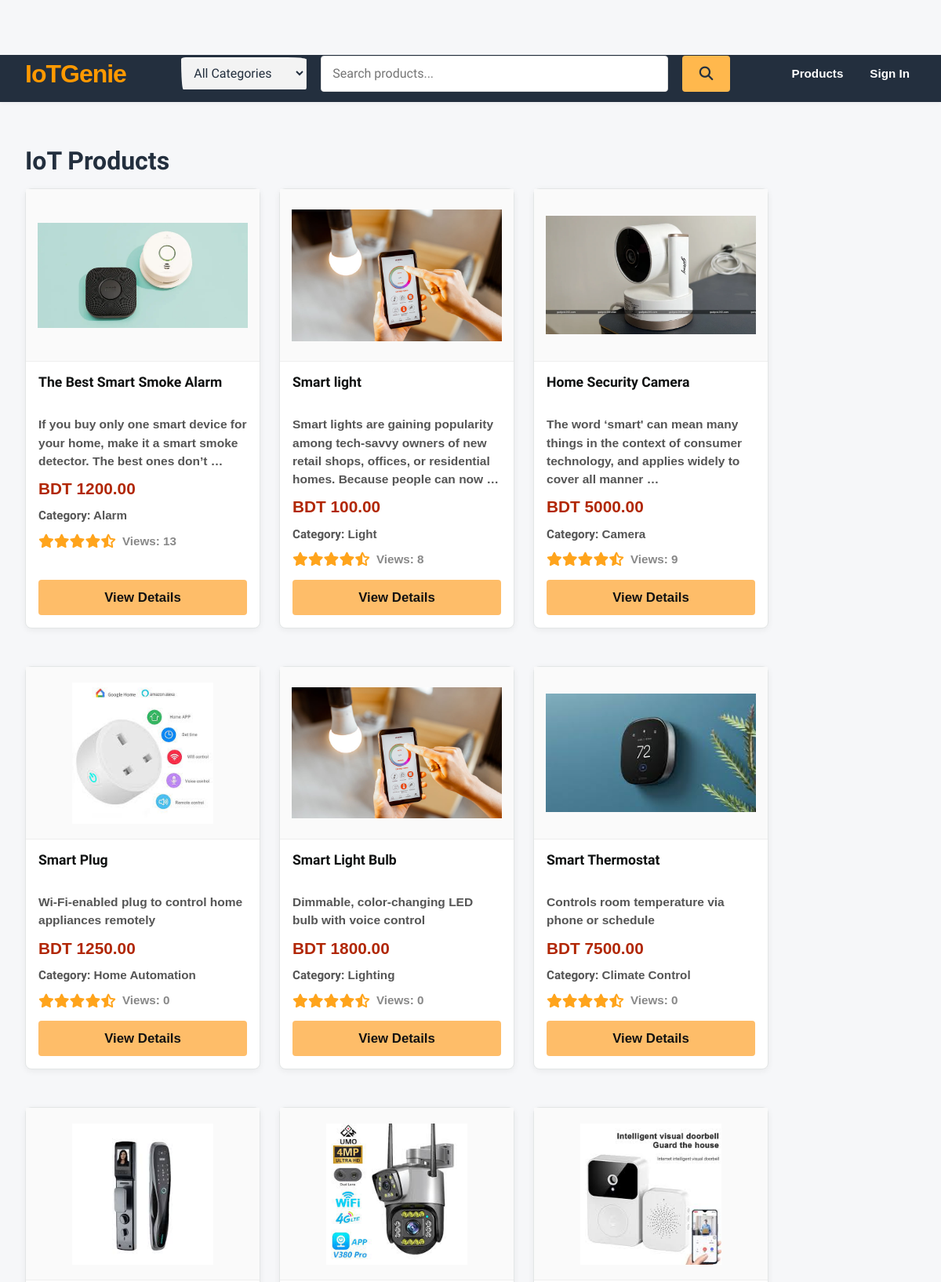
/products/ (upper part), run on an earlier commit of the app's database.
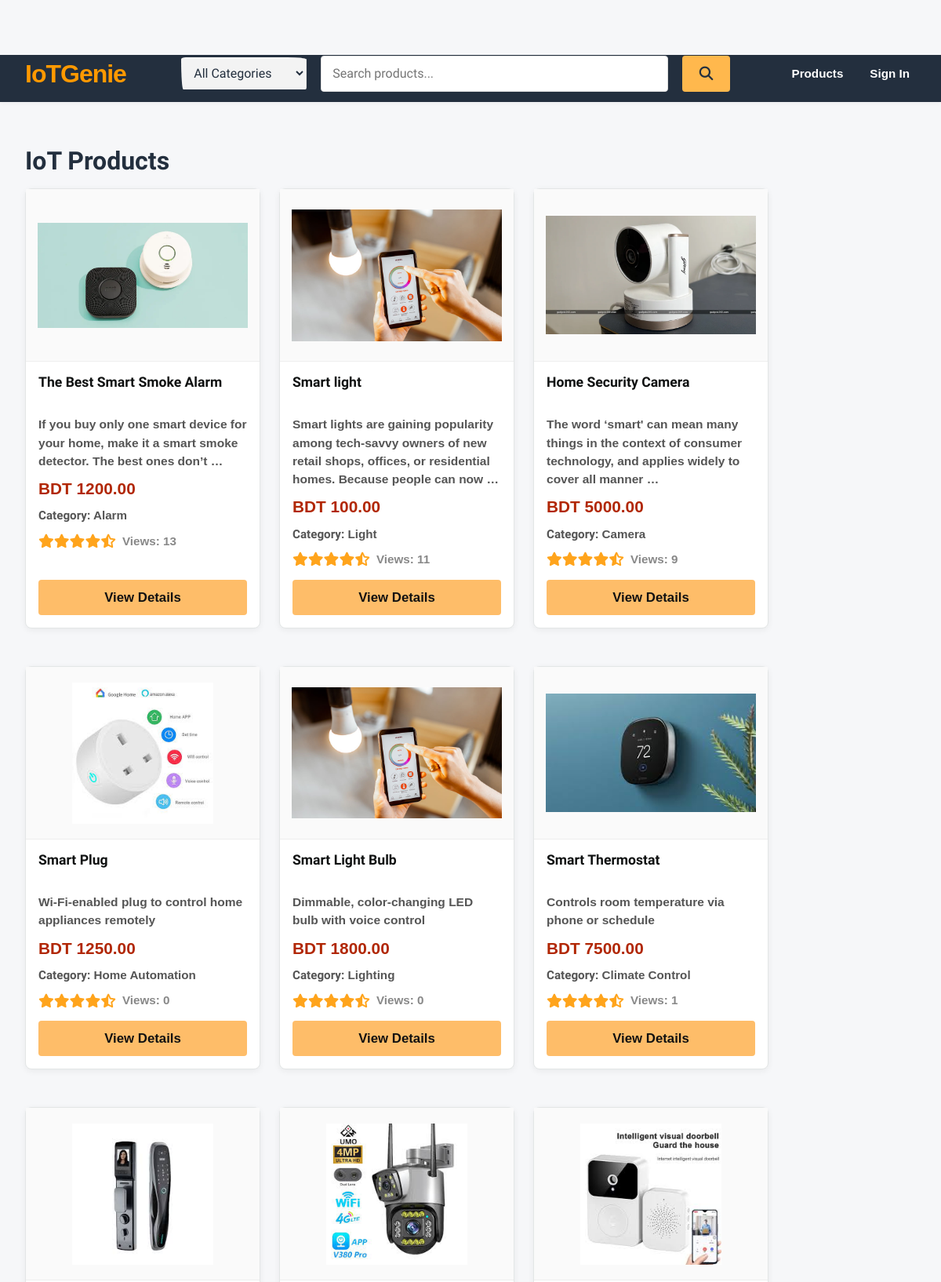
And on a later commit of the database.
### shop/models.py (models this page shows, shortened)
class Product(models.Model):
    name = models.CharField(max_length=200)
    description = models.TextField()
    price = models.DecimalField(max_digits=10, decimal_places=2)
    category = models.CharField(max_length=100)
    image = models.ImageField(upload_to='products/', null=True, blank=True)
    view_count = models.PositiveIntegerField(default=0)

### shop/views.py (the view)
# urls.py: path('', lambda request: redirect('product_list'), name='home'),
def product_list(request):
    products = Product.objects.all()
    search_query = request.GET.get('search', '')
    category_filter = request.GET.get('category', '')
    if search_query:
        products = products.filter(
            Q(name__icontains=search_query) | Q(description__icontains=search_query)
        )
    if category_filter:
        products = products.filter(category=category_filter)
    categories = Product.objects.values_list('category', flat=True).distinct()
    return render(request, 'product_list.html', {
        'products': products,
        'categories': categories,
        'search_query': search_query,
        'category_filter': category_filter
    })

### templates/product_list.html (shortened to what this page needs)
{% extends 'base.html' %}
{% block content %}
<h1 style="font-size:2rem; font-weight:700; margin: 24px 0 16px 0; color:#232f3e;">IoT Products</h1>
<div style="display:flex; flex-wrap:wrap; gap:24px; justify-content:flex-start;">
    {% for product in products %}
    <div style="background:#fff; border:1px solid #e3e6e6; border-radius:8px; box-shadow:0 2px 8px rgba(0,0,0,0.06); width:300px; margin-bottom:24px; display:flex; flex-direction:column;">
        {% if product.image %}
        <div style="background:#fafafa; border-bottom:1px solid #eee; display:flex; align-items:center; justify-content:center; height:220px;">
            <img src="{{ product.image.url }}" alt="{{ product.name }}" style="max-height:180px; max-width:90%; object-fit:contain; margin:auto;">
        </div>
        {% endif %}
        <div style="padding:16px; flex:1; display:flex; flex-direction:column; justify-content:space-between;">
            <h5 style="font-size:1.1rem; font-weight:700; color:#0f1111; margin-bottom:8px; min-height:2.5em;">{{ product.name }}</h5>
            <p style="font-size:0.97rem; color:#555; margin-bottom:8px; min-height:3em;">{{ product.description|truncatewords:20 }}</p>
            <div style="margin-bottom:8px;">
                <span style="font-size:1.3rem; font-weight:700; color:#B12704;">BDT {{ product.price }}</span>
            </div>
            <div style="font-size:0.95rem; color:#555; margin-bottom:8px;">
                <strong>Category:</strong> {{ product.category }}
            </div>
            <div style="display:flex; align-items:center; gap:8px; margin-bottom:12px;">
                <span style="color:#ffa41c; font-size:1.1rem;">
                    <i class="fa fa-star"></i><i class="fa fa-star"></i><i class="fa fa-star"></i><i class="fa fa-star"></i><i class="fa fa-star-half-alt"></i>
                </span>
                <span style="font-size:0.95rem; color:#888;">Views: {{ product.view_count|default:0 }}</span>
            </div>
            <a href="{% url 'product_detail' product.id %}" style="background:#febd69; color:#111; font-weight:700; border:none; border-radius:4px; padding:10px 0; text-align:center; text-decoration:none; font-size:1.05rem; display:block; margin-top:auto; transition:background 0.2s;">View Details</a>
        </div>
    </div>
    {% empty %}
    <p>No products available.</p>
    {% endfor %}
</div>
{% endblock %}

### templates/base.html (shortened to what this page needs)
{% load static %}
<!DOCTYPE html>
<html lang="en">
<head>
    <link href="https://cdnjs.cloudflare.com/ajax/libs/font-awesome/6.4.2/css/all.min.css" rel="stylesheet">
    <link href="{% static 'css/sketchy-bootstrap.min.css' %}" rel="stylesheet">
</head>
<body>
    <header class="iotgenie-header">
        <div class="container">
            <a class="iotgenie-logo" href="{% url 'product_list' %}">IoTGenie</a>
            <form method="get" action="{% url 'product_list' %}" class="iotgenie-search" id="search-form" autocomplete="off" style="position:relative;">
                <select name="category" id="category-select" onchange="this.form.submit()">
                    <option value="" {% if not category_filter %}selected{% endif %}>All Categories</option>
                </select>
                <input type="text" name="search" id="search-input" placeholder="Search products..." value="{{ search_query }}" autocomplete="off">
                <button type="submit"><i class="fa fa-search"></i></button>
            </form>
            <nav class="iotgenie-nav">
                <a href="{% url 'product_list' %}">Products</a>
                {% if user.is_authenticated %}
                <a href="{% url 'order_list' %}">Returns & Orders</a>
                <a href="{% url 'cart_detail' %}" class="iotgenie-cart" title="Cart">
                    <i class="fa fa-shopping-cart"></i>
                    Cart
                </a>
                <form action="{% url 'logout' %}" method="post" class="d-inline">
                    {% csrf_token %}
                    <button type="submit" class="nav-link">Logout</button>
                </form>
                <a href="{% url 'profile' %}" title="Profile">
                    <i class="fa fa-user-circle"></i>
                </a>
                {% else %}
                <a href="{% url 'login' %}">Sign In</a>
                {% endif %}
            </nav>
        </div>
    </header>
    <main class="container">
        {% block content %}{% endblock %}
    </main>
</body>
</html>

### templates/base.html (style rules this page uses)
body { padding-top: 70px; display: flex; flex-direction: column; min-height: 100vh; font-family: 'Arial', 'Helvetica Neue', Helvetica, sans-serif; background: #f6f7f9; }
.iotgenie-header { background: #232f3e; color: #fff; padding: 0; min-height: 60px; width: 100%; box-shadow: 0 2px 4px rgba(0,0,0,0.04); }
.iotgenie-header .container { display: flex; align-items: center; justify-content: space-between; max-width: 1440px; margin: 0 auto; padding: 0 32px; }
.iotgenie-logo { font-size: 2rem; font-weight: bold; color: #ff9900; text-decoration: none; letter-spacing: -1px; }
.iotgenie-search { flex: 1; margin: 0 32px; display: flex; align-items: center; gap: 18px; min-width: 400px; max-width: 700px; }
.iotgenie-search select { border-radius: 6px 0 0 6px; border: none; padding: 10px 14px 10px 12px; font-size: 1rem; background: #f3f3f3; color: #232f3e; min-width: 160px; outline: none; border-right: 1px solid #ddd; }
.iotgenie-search input[type="text"] { border-radius: 4px; border: none; padding: 10px 14px; width: 100%; font-size: 1rem; outline: none; background: #fff; border: 1px solid #ddd; }
.iotgenie-search button { border-radius: 4px; background: #ffb84d; border: none; color: #232f3e; font-weight: bold; padding: 10px 22px; font-size: 1.1rem; cursor: pointer; transition: background 0.2s; }
.iotgenie-nav { display: flex; align-items: center; gap: 18px; }
.iotgenie-nav a, .iotgenie-nav button.nav-link { color: #fff; font-size: 0.95rem; text-decoration: none; background: none; border: none; padding: 0 8px; transition: color 0.2s; }
.container { flex: 1 0 auto; max-width: 1440px; margin: 0 auto; padding: 32px 32px 0 32px; }

What changed in the data, as far as the page shows it:
changed Product "Smart light": view_count "8" → "11"
changed Product "Smart Thermostat": view_count "0" → "1"
